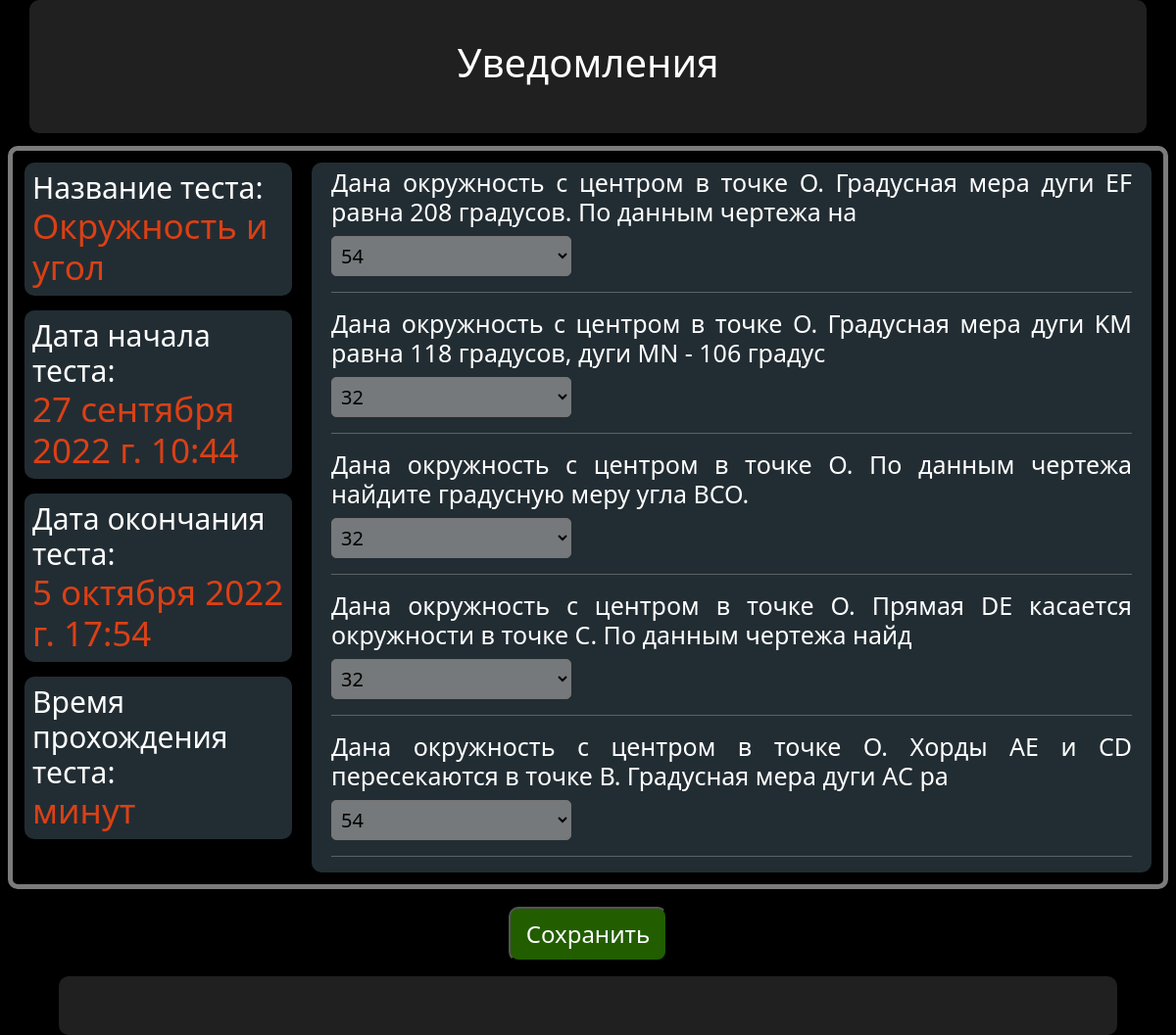
/test/6, run on an earlier commit of the app's database.
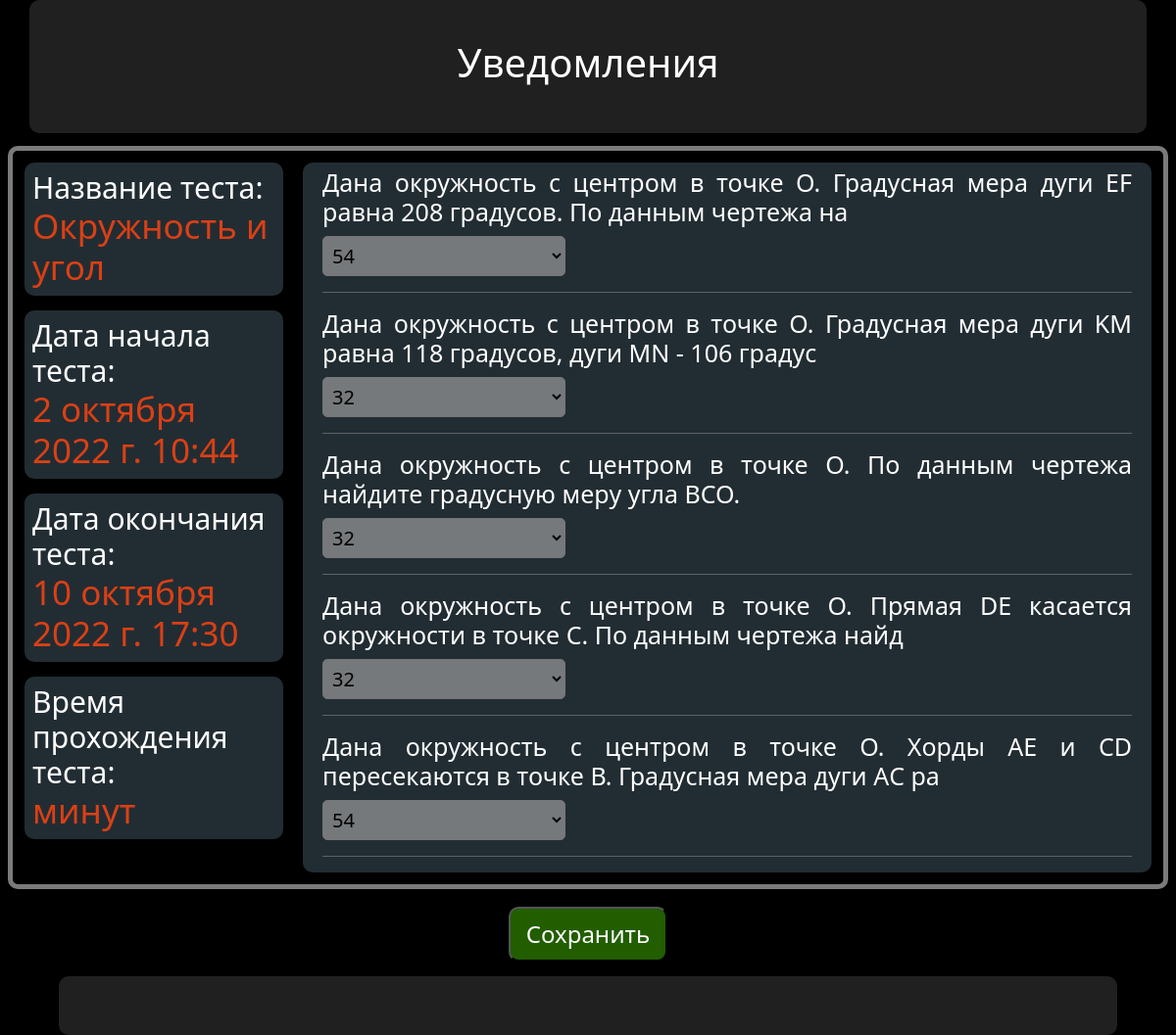
And on a later commit of the database.
### lecture/models.py (models this page shows, shortened)
class Test(models.Model):
    class Meta:
        verbose_name = 'Тест'
        verbose_name_plural = 'Тесты'
        ordering = ['name_test']
    name_test = models.CharField('Наименование теста', max_length=255)
    start_date = models.DateTimeField('Дата открытие теста')
    end_date = models.DateTimeField('Дата закрытие теста')
    distance = models.IntegerField('Время прохождения теста(мин)')
    is_active = models.BooleanField('Опубликован', null=True)
    answer = models.ManyToManyField(Answer, verbose_name='Вопросы')
    attempts = models.IntegerField(verbose_name='Попытки', max_length=10)

class Answer(models.Model):
    class Meta:
        verbose_name = 'Вопрос'
        verbose_name_plural = 'Вопросы'
        ordering = ['name']
    name = models.CharField(verbose_name='Наименование вопроса', max_length=255)
    ask = models.ManyToManyField(Ask, verbose_name='Список вопросов')
    mark = models.IntegerField(verbose_name='Балл')
    def __str__(self):
        return self.name

### lecture/views.py (the view)
# urls.py: path('test/<int:sub_id>', show_test, name='test'),
def show_test(req, sub_id):
    global id_test
    id_test = sub_id
    data = {
        'test': Test.objects.filter(id=sub_id).order_by('start_date'),
        'title_page': 'Тест',
        'title': 'Тест'
    }
    return render(req, 'lecture/test.html', data)

### lecture/models.py (called while the page is built)
    def __str__(self):
        return self.name

### lecture/templates/lecture/test.html (shortened to what this page needs)
{% extends 'lecture/index.html' %}
{% block content %}
{% for el in test %}
<div class="test_flex">
<div class="test_manage">
    <h2>Название теста: <br> <span class="red_exception">{{ el.name_test }} </span></h2>
    <h2>Дата начала теста: <br> <span class="red_exception">{{ el.start_date }}</span></h2>
    <h2>Дата окончания теста:<br> <span class="red_exception">{{ el.end_date }}</span></h2>
    <h2>Время прохождения теста:<br> <span class="red_exception">{{ distance }} минут </span></h2>
</div>
<div class="answer_manage">
    {% for answer in el.answer.all %}
        <h2>{{ answer }}</h2>
    <form action="/result" method="post" name="user_ask">
        <h5><select name="list">
        {% for ask in answer.ask.all %}
            <h5><option value="{{ answer }}||{{ ask }}">{{ ask }}</option></h5>
        {% endfor %}
        </select></h5><hr style="color: #fff;">
        {% endfor %}
    </div>
    </div>
        <p class="success_save"><input type="submit" value="Сохранить" name="ask"></p>
{% endfor %}
{% endblock %}

### lecture/templates/lecture/index.html (shortened to what this page needs)
{% load static %}
<!doctype html>
<html lang="en">
<head>
    <link rel="stylesheet" href="https://cdn.jsdelivr.net/npm/bootstrap@5.1.3/dist/css/bootstrap.min.css">
    <link rel="stylesheet" href='{% static "lecture/css/main.css" %}' type="text/css"/>
    <link rel="stylesheet" href='https://use.fontawesome.com/releases/v5.8.2/css/all.css'>
</head>
<body>
    <section class="topic_body">
    <header id="header" class="header_shab">
        <div class="container">
        <div class="Name">
            <h1>Уведомления</h1>
        </div>
        </div>
    </header>
<main>
    {% block content %}
    {% endblock %}
</main>
<footer id="footer" class="footer_shab">
    <div class="foot_container">
        <div class="menu">
            <nav class="one">
                <ul>
                </ul>
            </nav>
        </div>
    </div>
</footer>
</section>
</body>
</html>

### lecture/static/lecture/css/main.css (style rules this page uses)
body { background: #2e2e2e; padding: 0px; margin: 0px; }
.container { border-radius: 10px; background-color: rgba(81, 81, 81, 0.4); padding: 0px; justify-content: center; }
.topic_body { height: auto; margin: 0; background:rgba(0,0,0, 1); background-size: cover; }
.container { display: flex; }
.Name { color: #fff; margin: 20px; padding: 20px; }
.footer_shab { align-items: center; width: 100%; position: relative; background: #000; }
.foot_container { border-radius: 10px; background-color: rgba(81, 81, 81, 0.4); padding: 10px; width: 90%; margin: auto; justify-content: center; text-align: center; }
.menu { text-align: center; display: block; margin: auto; width: 50%; }
.test_flex { display: flex; border: 5px solid rgba(154, 154, 154, 0.8); border-radius: 10px; padding: 12px; margin: 13px 8px; gap: 20px; }
.test_manage h2 { width: 100%; height: auto; padding: 8px; margin: 0 0 15px 0; color: #fff; background: rgba(170, 225, 255, 0.2); border-radius: 10px; font-size:30px; font-weight: 100; }
.red_exception { color: rgba(218, 64, 21, 1); font-size: 35px;; font-weight: 400; }
.answer_manage { padding: 0 20px; border-radius: 10px; background: rgba(170, 225, 255, 0.2); text-align: justify; }
.answer_manage h2 { color: #fff; font-size: 25px; font-weight: 400; margin: 5px 0 5px 0; ; }
.answer_manage h5 select { background: rgba(154, 154, 154, 0.7); color: #000; width: 30%; border-radius: 5px; text-align: left; padding: 5px; margin: 5px 0 0 0; justify-content: center; }
.success_save { width: 90%; margin: auto; text-align: center; }
.success_save input { background: rgb(34, 93, 0); font-size: 24px; font-weight: 500; color: #fff; width: 15%; border-radius: 10px; padding: 8px; margin: 5px 0 15px 0; justify-content: center; }

What changed in the data, as far as the page shows it:
changed Test "Окружность и угол": start_date "27 сентября 2022 г. 10:44" → "2 октября 2022 г. 10:44"; end_date "5 октября 2022 г. 17:54" → "10 октября 2022 г. 17:30"
